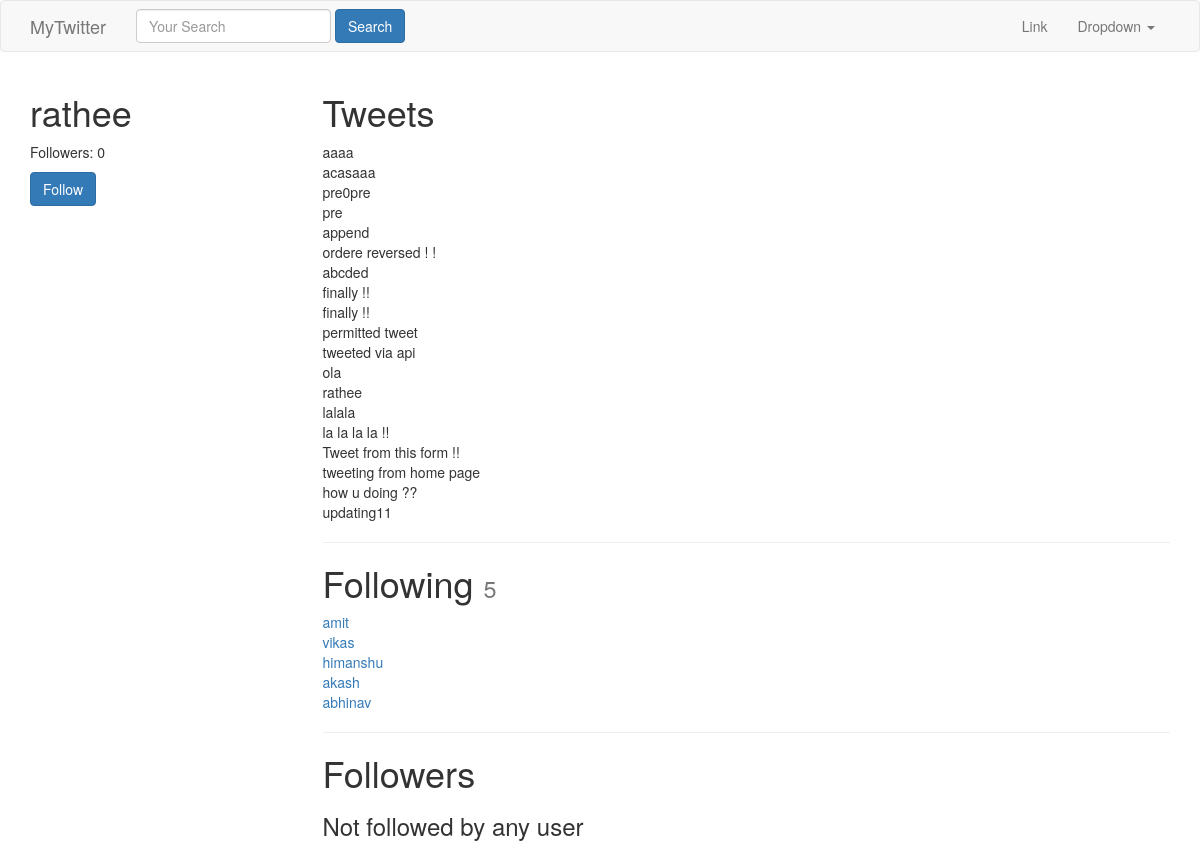
The app's page /rathee/ (signed in) with its own data.
### tweets/models.py (models this page shows, shortened)
class Tweet(models.Model):
	user = models.ForeignKey(settings.AUTH_USER_MODEL, default = 1)
	content = models.CharField(max_length =140)
	updated = models.DateTimeField(auto_now = True)
	timestamp = models.DateTimeField(auto_now_add = True)
	def __str__(self):
		return str(self.content)
	class Meta:
		ordering  = ['-timestamp']

### accounts/models.py (models this page shows, shortened)
class UserProfile(models.Model):
    user        = models.OneToOneField(settings.AUTH_USER_MODEL, related_name='profile') # user.profile
    following   = models.ManyToManyField(settings.AUTH_USER_MODEL, blank=True, related_name='followed_by')
    objects = UserProfileManager() # UserProfile.objects.all()
    def get_following(self):
        users  = self.following.all() # User.objects.all().exclude(username=self.user.username)
        return users.exclude(username=self.user.username)
    def get_follow_url(self):
        return reverse_lazy("profiles:follow" , kwargs= {"username":self.user.username} )

### accounts/views.py (the view)
# urls.py: url(r'^(?P<username>[\w.@+-]+)/$', UserDetailView.as_view(),name="detail"), #pk --> dynamic url routing
class UserDetailView(DetailView):
	template_name = 'accounts/user_detail.html'
	queryset= User.objects.all()
	def get_object(self):
		return get_object_or_404(User, username__iexact = self.kwargs.get('username'))
	def get_context_data(self,*args,**kwargs):
		context = super(UserDetailView,self).get_context_data(*args,**kwargs)
		following = UserProfile.objects.is_following(self.request.user, self.get_object())
		context['following'] = following
		return context

### accounts/models.py (called while the page is built)
    def all(self):
        qs = self.get_queryset().all()
        try:
            if self.instance:
                qs = qs.exclude(user=self.instance)
        except:
            pass
        return qs

    def is_following(self,user,followed_by_user):
        user_profile, created = UserProfile.objects.get_or_create(user = user)
        if created:
            return False
        if followed_by_user in user_profile.following.all():
            return True
        return False

### accounts/templates/accounts/user_detail.html
{% extends "base.html" %} {% block title %} Detailed Tweet | {{ block.super}}{% endblock title %} {% block content %}
<div class="row">
    <div class="col-sm-3 col-xs-12 " style="background-color: white">
        <h1>{{ object.username }}</h1>
        <p>Followers: {{ object.followed_by.all.count }}</p>
        <p><a class="btn btn-primary" href='{{ object.profile.get_follow_url }}'>
        {% if following %}Unfollow
        {% else %} Follow
        {% endif %}</a></p>
    </div>
    <div class="col-sm-9 col-xs-12">
    <h1>Tweets</h1>
    {% for tweet in object.tweet_set.all %}
    {{ tweet }} <br/>
    {% endfor %}
    <hr/>
    <h1>Following <small> {{ object.profile.get_following.count  }} </small></h1>
    {% for user in object.profile.get_following %}
    <a href="/{{user.username}}">
    {{ user.username }} </a><br/>
    {% empty %}
    <h3>Not following any user</h3>
    {% endfor %}
    <hr/>
    <h1>Followers  </h1>
    {% for profile in object.followed_by.all %}
    <a href="/{{ profile.user.username }}">
    {{ profile.user.username }}</a> <br/>
    {% empty %}
    <h3>Not followed by  any user</h3>
    {% endfor %}
    </div>
</div>
{% endblock content %}

### templates/base.html (shortened to what this page needs)
{% load static %}
<!DOCTYPE html>
<html lang="en">
<head>
    <link href="{% static 'css/bootstrap.min.css' %}" rel="stylesheet">
</head>
<body>
{%  include "navbar.html" %}
<div class="container">
{% block content %}
{% endblock content %}
</div>
</body>
</html>

### templates/navbar.html (shortened to what this page needs)
<nav class="navbar navbar-default">
  <div class="container">
    <div class="navbar-header">
      <a class="navbar-brand" href="{%url "home" %}">MyTwitter</a>
    </div>
     {% include "tweets/search_form.html" %}
    <div class="collapse navbar-collapse" id="bs-example-navbar-collapse-1">
      <ul class="nav navbar-nav navbar-right">
        <li><a href="#">Link</a></li>
        <li class="dropdown">
          <a href="#" class="dropdown-toggle" data-toggle="dropdown" role="button" aria-haspopup="true" aria-expanded="false">Dropdown <span class="caret"></span></a>
        </li>
      </ul>
    </div>
  </div>
</nav>

### tweets/templates/tweets/search_form.html (shortened to what this page needs)
<form id="navbar-search-form" class="navbar-form navbar-left " method="GET" action="{% url "tweet:list" %}">
    <div class="form-group mb-2 mr-sm-2 mb-sm-0">
        <input class="form-control" type="text" name="q" placeholder="Your Search" value="{{ request.GET.q }}"></input>
    </div>
    <input class="btn btn-primary" type="Submit" value="Search"></input>
</form>

### records on screen
Tweet: content "aaaa"
Tweet: content "acasaaa"
Tweet: content "pre0pre"
Tweet: content "pre"
Tweet: content "append"
Tweet: content "ordere reversed ! !"
Tweet: content "abcded"
Tweet: content "finally !!"
Tweet: content "finally !!"
Tweet: content "permitted tweet"
Tweet: content "tweeted via api"
Tweet: content "ola"
Tweet: content "rathee"
Tweet: content "lalala"
Tweet: content "la la la la !!"
Tweet: content "Tweet from this form !!"
Tweet: content "tweeting from home page"
Tweet: content "how u doing ??"
Tweet: content "updating11"

### other values on screen
{{ object.username }} "rathee"
{{ object.followed_by.all.count }} "0"
{{ object.profile.get_following.count }} "5"
{{ user.username }} "amit"
{{ user.username }} "vikas"
{{ user.username }} "himanshu"
{{ user.username }} "akash"
{{ user.username }} "abhinav"
